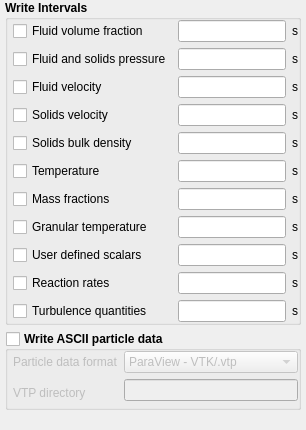
     <widget class="QWidget" name="page_netcdf">
      <layout class="QGridLayout" name="gridLayout_26">
       <property name="leftMargin">
        <number>5</number>
       </property>
       <property name="topMargin">
        <number>0</number>
       </property>
       <property name="rightMargin">
        <number>5</number>
       </property>
       <property name="bottomMargin">
        <number>0</number>
       </property>
       <item row="0" column="0">
        <widget class="QGroupBox" name="groupbox_netcdf">
         <property name="maximumSize">
          <size>
           <width>16777215</width>
           <height>16777215</height>
          </size>
         </property>
         <property name="font">
          <font>
           <weight>75</weight>
           <bold>true</bold>
          </font>
         </property>
         <property name="title">
          <string>Write Intervals</string>
         </property>
         <property name="flat">
          <bool>true</bool>
         </property>
         <layout class="QGridLayout" name="gridLayout_25">
          <property name="leftMargin">
           <number>5</number>
          </property>
          <property name="topMargin">
           <number>0</number>
          </property>
          <property name="rightMargin">
           <number>0</number>
          </property>
          <property name="bottomMargin">
           <number>0</number>
          </property>
          <property name="spacing">
           <number>6</number>
          </property>
          <item row="10" column="1">
           <widget class="LineEdit" name="lineedit_keyword_spx_dt_2_args_10">
            <property name="maximumSize">
             <size>
              <width>16777215</width>
              <height>16777215</height>
             </size>
            </property>
            <property name="font">
             <font>
              <weight>50</weight>
              <bold>false</bold>
             </font>
            </property>
           </widget>
          </item>
          <item row="10" column="2">
           <widget class="QLabel" name="label_spx_dt_2_units_args_10">
            <property name="font">
             <font>
              <weight>50</weight>
              <bold>false</bold>
             </font>
            </property>
            <property name="text">
             <string>s</string>
            </property>
           </widget>
          </item>
          <item row="11" column="2">
           <widget class="QLabel" name="label_spx_dt_2_units_args_11">
            <property name="font">
             <font>
              <weight>50</weight>
              <bold>false</bold>
             </font>
            </property>
            <property name="text">
             <string>s</string>
            </property>
           </widget>
          </item>
          <item row="8" column="1">
           <widget class="LineEdit" name="lineedit_keyword_spx_dt_2_args_8">
            <property name="font">
             <font>
              <weight>50</weight>
              <bold>false</bold>
             </font>
            </property>
           </widget>
          </item>
          <item row="8" column="2">
           <widget class="QLabel" name="label_spx_dt_2_units_args_8">
            <property name="font">
             <font>
              <weight>50</weight>
              <bold>false</bold>
             </font>
            </property>
            <property name="text">
             <string>s</string>
            </property>
           </widget>
          </item>
          <item row="2" column="1">
           <widget class="LineEdit" name="lineedit_keyword_spx_dt_2_args_2">
            <property name="maximumSize">
             <size>
              <width>16777215</width>
              <height>16777215</height>
             </size>
            </property>
            <property name="font">
             <font>
              <weight>50</weight>
              <bold>false</bold>
             </font>
            </property>
           </widget>
          </item>
          <item row="2" column="2">
           <widget class="QLabel" name="label_spx_dt_2_units_args_2">
            <property name="font">
             <font>
              <weight>50</weight>
              <bold>false</bold>
             </font>
            </property>
            <property name="text">
             <string>s</string>
            </property>
           </widget>
          </item>
          <item row="0" column="1">
           <widget class="LineEdit" name="lineedit_keyword_spx_dt_2_args_1">
            <property name="maximumSize">
             <size>
              <width>16777215</width>
              <height>16777215</height>
             </size>
            </property>
            <property name="font">
             <font>
              <weight>50</weight>
              <bold>false</bold>
             </font>
            </property>
           </widget>
          </item>
          <item row="9" column="2">
           <widget class="QLabel" name="label_spx_dt_2_units_args_9">
            <property name="font">
             <font>
              <weight>50</weight>
              <bold>false</bold>
             </font>
            </property>
            <property name="text">
             <string>s</string>
            </property>
           </widget>
          </item>
          <item row="6" column="1">
           <widget class="LineEdit" name="lineedit_keyword_spx_dt_2_args_6">
            <property name="maximumSize">
             <size>
              <width>16777215</width>
              <height>16777215</height>
             </size>
            </property>
            <property name="font">
             <font>
              <weight>50</weight>
              <bold>false</bold>
             </font>
            </property>
           </widget>
          </item>
          <item row="7" column="1">
           <widget class="LineEdit" name="lineedit_keyword_spx_dt_2_args_7">
            <property name="maximumSize">
             <size>
              <width>16777215</width>
              <height>16777215</height>
             </size>
            </property>
            <property name="font">
             <font>
              <weight>50</weight>
              <bold>false</bold>
             </font>
            </property>
           </widget>
          </item>
          <item row="9" column="1">
           <widget class="LineEdit" name="lineedit_keyword_spx_dt_2_args_9">
            <property name="maximumSize">
             <size>
              <width>16777215</width>
              <height>16777215</height>
             </size>
            </property>
            <property name="font">
             <font>
              <weight>50</weight>
              <bold>false</bold>
             </font>
            </property>
           </widget>
          </item>
          <item row="6" column="2">
           <widget class="QLabel" name="label_spx_dt_2_units_args_6">
            <property name="font">
             <font>
              <weight>50</weight>
              <bold>false</bold>
             </font>
            </property>
            <property name="text">
             <string>s</string>
            </property>
           </widget>
          </item>
          <item row="7" column="2">
           <widget class="QLabel" name="label_spx_dt_2_units_args_7">
            <property name="font">
             <font>
              <weight>50</weight>
              <bold>false</bold>
             </font>
            </property>
            <property name="text">
             <string>s</string>
            </property>
           </widget>
          </item>
          <item row="5" column="2">
           <widget class="QLabel" name="label_spx_dt_2_units_args_5">
            <property name="font">
             <font>
              <weight>50</weight>
              <bold>false</bold>
             </font>
            </property>
            <property name="text">
             <string>s</string>
            </property>
           </widget>
          </item>
          <item row="3" column="1">
           <widget class="LineEdit" name="lineedit_keyword_spx_dt_2_args_3">
            <property name="maximumSize">
             <size>
              <width>16777215</width>
              <height>16777215</height>
             </size>
            </property>
            <property name="font">
             <font>
              <weight>50</weight>
              <bold>false</bold>
             </font>
            </property>
           </widget>
          </item>
          <item row="4" column="1">
           <widget class="LineEdit" name="lineedit_keyword_spx_dt_2_args_4">
            <property name="maximumSize">
             <size>
              <width>16777215</width>
              <height>16777215</height>
             </size>
            </property>
            <property name="font">
             <font>
              <weight>50</weight>
              <bold>false</bold>
             </font>
            </property>
           </widget>
          </item>
          <item row="3" column="2">
           <widget class="QLabel" name="label_spx_dt_2_units_args_3">
            <property name="font">
             <font>
              <weight>50</weight>
              <bold>false</bold>
             </font>
            </property>
            <property name="text">
             <string>s</string>
            </property>
           </widget>
          </item>
          <item row="5" column="1">
           <widget class="LineEdit" name="lineedit_keyword_spx_dt_2_args_5">
            <property name="maximumSize">
             <size>
              <width>16777215</width>
              <height>16777215</height>
             </size>
            </property>
            <property name="font">
             <font>
              <weight>50</weight>
              <bold>false</bold>
             </font>
            </property>
           </widget>
          </item>
          <item row="4" column="2">
           <widget class="QLabel" name="label_spx_dt_2_units_args_4">
            <property name="font">
             <font>
              <weight>50</weight>
              <bold>false</bold>
             </font>
            </property>
            <property name="text">
             <string>s</string>
            </property>
           </widget>
          </item>
          <item row="11" column="1">
           <widget class="LineEdit" name="lineedit_keyword_spx_dt_2_args_11">
            <property name="font">
             <font>
              <weight>50</weight>
              <bold>false</bold>
             </font>
            </property>
           </widget>
          </item>
          <item row="0" column="2">
           <widget class="QLabel" name="label_spx_dt_2_units_args_1">
            <property name="font">
             <font>
              <weight>50</weight>
              <bold>false</bold>
             </font>
            </property>
            <property name="text">
             <string>s</string>
            </property>
           </widget>
          </item>
          <item row="0" column="0">
           <widget class="CheckBox" name="checkbox_keyword_bwrite_netcdf_args_1">
            <property name="font">
             <font>
              <weight>50</weight>
              <bold>false</bold>
             </font>
            </property>
            <property name="text">
             <string>Fluid volume fraction</string>
            </property>
           </widget>
          </item>
          <item row="2" column="0">
           <widget class="CheckBox" name="checkbox_keyword_bwrite_netcdf_args_2">
            <property name="font">
             <font>
              <weight>50</weight>
              <bold>false</bold>
             </font>
            </property>
            <property name="text">
             <string>Fluid and solids pressure</string>
            </property>
           </widget>
          </item>
          <item row="3" column="0">
           <widget class="CheckBox" name="checkbox_keyword_bwrite_netcdf_args_4">
            <property name="font">
             <font>
              <weight>50</weight>
              <bold>false</bold>
             </font>
            </property>
            <property name="text">
             <string>Fluid velocity</string>
            </property>
           </widget>
          </item>
          <item row="4" column="0">
           <widget class="CheckBox" name="checkbox_keyword_bwrite_netcdf_args_5">
            <property name="font">
             <font>
              <weight>50</weight>
              <bold>false</bold>
             </font>
            </property>
            <property name="text">
             <string>Solids velocity</string>
            </property>
           </widget>
          </item>
          <item row="5" column="0">
           <widget class="CheckBox" name="checkbox_keyword_bwrite_netcdf_args_6">
            <property name="font">
             <font>
              <weight>50</weight>
              <bold>false</bold>
             </font>
            </property>
            <property name="text">
             <string>Solids bulk density</string>
            </property>
           </widget>
          </item>
          <item row="6" column="0">
           <widget class="CheckBox" name="checkbox_keyword_bwrite_netcdf_args_7">
            <property name="font">
             <font>
              <weight>50</weight>
              <bold>false</bold>
             </font>
            </property>
            <property name="text">
             <string>Temperature</string>
            </property>
           </widget>
          </item>
          <item row="7" column="0">
           <widget class="CheckBox" name="checkbox_keyword_bwrite_netcdf_args_9">
            <property name="font">
             <font>
              <weight>50</weight>
              <bold>false</bold>
             </font>
            </property>
            <property name="text">
             <string>Mass fractions</string>
            </property>
           </widget>
          </item>
          <item row="8" column="0">
           <widget class="CheckBox" name="checkbox_keyword_bwrite_netcdf_args_11">
            <property name="font">
             <font>
              <weight>50</weight>
              <bold>false</bold>
             </font>
            </property>
            <property name="text">
             <string>Granular temperature</string>
            </property>
           </widget>
          </item>
          <item row="9" column="0">
           <widget class="CheckBox" name="checkbox_keyword_bwrite_netcdf_args_12">
            <property name="font">
             <font>
              <weight>50</weight>
              <bold>false</bold>
             </font>
            </property>
            <property name="text">
             <string>User defined scalars</string>
            </property>
           </widget>
          </item>
          <item row="10" column="0">
           <widget class="CheckBox" name="checkbox_keyword_bwrite_netcdf_args_13">
            <property name="font">
             <font>
              <weight>50</weight>
              <bold>false</bold>
             </font>
            </property>
            <property name="text">
             <string>Reaction rates</string>
            </property>
           </widget>
          </item>
          <item row="11" column="0">
           <widget class="CheckBox" name="checkbox_keyword_bwrite_netcdf_args_14">
            <property name="font">
             <font>
              <weight>50</weight>
              <bold>false</bold>
             </font>
            </property>
            <property name="text">
             <string>Turbulence quantities</string>
            </property>
           </widget>
          </item>
         </layout>
        </widget>
       </item>
       <item row="1" column="0">
        <widget class="QGroupBox" name="groupbox_print_des_data_2">
         <property name="font">
          <font>
           <weight>75</weight>
           <bold>true</bold>
          </font>
         </property>
         <property name="title">
          <string>Write ASCII particle data</string>
         </property>
         <property name="flat">
          <bool>true</bool>
         </property>
         <property name="checkable">
          <bool>true</bool>
         </property>
         <property name="checked">
          <bool>false</bool>
         </property>
         <layout class="QGridLayout" name="gridLayout_24">
          <property name="leftMargin">
           <number>5</number>
          </property>
          <property name="topMargin">
           <number>0</number>
          </property>
          <property name="rightMargin">
           <number>0</number>
          </property>
          <property name="bottomMargin">
           <number>0</number>
          </property>
          <item row="0" column="0">
           <widget class="QLabel" name="label_des_output_type_2">
            <property name="font">
             <font>
              <weight>50</weight>
              <bold>false</bold>
             </font>
            </property>
            <property name="text">
             <string>Particle data format</string>
            </property>
           </widget>
          </item>
          <item row="0" column="1">
           <widget class="ComboBox" name="combobox_des_output_type_2">
            <property name="font">
             <font>
              <weight>50</weight>
              <bold>false</bold>
             </font>
            </property>
            <item>
             <property name="text">
              <string>ParaView - VTK/.vtp</string>
             </property>
            </item>
            <item>
             <property name="text">
              <string>Tecplot - .dat</string>
             </property>
            </item>
           </widget>
          </item>
          <item row="1" column="1">
           <widget class="LineEdit" name="lineedit_keyword_vtp_dir_2">
            <property name="font">
             <font>
              <weight>50</weight>
              <bold>false</bold>
             </font>
            </property>
           </widget>
          </item>
          <item row="1" column="0" rowspan="2">
           <widget class="QLabel" name="label_vtp_dir_2">
            <property name="font">
             <font>
              <weight>50</weight>
              <bold>false</bold>
             </font>
            </property>
            <property name="text">
             <string>VTP directory</string>
            </property>
           </widget>
          </item>
         </layout>
        </widget>
       </item>
       <item row="2" column="0">
        <spacer name="verticalSpacer_10">
         <property name="orientation">
          <enum>Qt::Vertical</enum>
         </property>
         <property name="sizeHint" stdset="0">
          <size>
           <width>20</width>
           <height>20</height>
          </size>
         </property>
        </spacer>
       </item>
      </layout>
     </widget>
